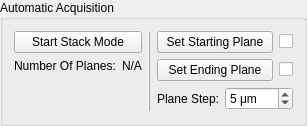
             <widget class="QGroupBox" name="groupBox_18">
              <property name="sizePolicy">
               <sizepolicy hsizetype="Preferred" vsizetype="Fixed">
                <horstretch>0</horstretch>
                <verstretch>0</verstretch>
               </sizepolicy>
              </property>
              <property name="minimumSize">
               <size>
                <width>0</width>
                <height>126</height>
               </size>
              </property>
              <property name="title">
               <string>Automatic Acquisition</string>
              </property>
              <layout class="QHBoxLayout" name="horizontalLayout_9">
               <item>
                <layout class="QVBoxLayout" name="verticalLayout_13">
                 <item>
                  <widget class="QPushButton" name="pushButton_acqStartStackMode">
                   <property name="sizePolicy">
                    <sizepolicy hsizetype="Minimum" vsizetype="Fixed">
                     <horstretch>0</horstretch>
                     <verstretch>0</verstretch>
                    </sizepolicy>
                   </property>
                   <property name="toolTip">
                    <string>Start multiple images acquisition</string>
                   </property>
                   <property name="text">
                    <string>Start Stack Mode</string>
                   </property>
                   <property name="shortcut">
                    <string>Ctrl+K</string>
                   </property>
                  </widget>
                 </item>
                 <item>
                  <layout class="QHBoxLayout" name="horizontalLayout_89">
                   <property name="leftMargin">
                    <number>0</number>
                   </property>
                   <property name="rightMargin">
                    <number>0</number>
                   </property>
                   <item>
                    <widget class="QLabel" name="label_41">
                     <property name="sizePolicy">
                      <sizepolicy hsizetype="Expanding" vsizetype="Preferred">
                       <horstretch>0</horstretch>
                       <verstretch>0</verstretch>
                      </sizepolicy>
                     </property>
                     <property name="toolTip">
                      <string>Number of planes of stack acquisition</string>
                     </property>
                     <property name="text">
                      <string>Number Of Planes:</string>
                     </property>
                    </widget>
                   </item>
                   <item>
                    <widget class="QLabel" name="label_acqNumberOfPlanes">
                     <property name="sizePolicy">
                      <sizepolicy hsizetype="Expanding" vsizetype="Fixed">
                       <horstretch>0</horstretch>
                       <verstretch>0</verstretch>
                      </sizepolicy>
                     </property>
                     <property name="text">
                      <string>N/A</string>
                     </property>
                    </widget>
                   </item>
                  </layout>
                 </item>
                 <item>
                  <spacer name="verticalSpacer_7">
                   <property name="orientation">
                    <enum>Qt::Vertical</enum>
                   </property>
                   <property name="sizeHint" stdset="0">
                    <size>
                     <width>20</width>
                     <height>1</height>
                    </size>
                   </property>
                  </spacer>
                 </item>
                </layout>
               </item>
               <item>
                <widget class="Line" name="line_6">
                 <property name="frameShadow">
                  <enum>QFrame::Raised</enum>
                 </property>
                 <property name="orientation">
                  <enum>Qt::Vertical</enum>
                 </property>
                </widget>
               </item>
               <item>
                <layout class="QVBoxLayout" name="verticalLayout_14">
                 <item>
                  <layout class="QHBoxLayout" name="horizontalLayout_90">
                   <item>
                    <widget class="QPushButton" name="pushButton_acqSetFirstPlane">
                     <property name="sizePolicy">
                      <sizepolicy hsizetype="Expanding" vsizetype="Fixed">
                       <horstretch>0</horstretch>
                       <verstretch>0</verstretch>
                      </sizepolicy>
                     </property>
                     <property name="toolTip">
                      <string>Set the current horizontal position as starting point for stack acquisition</string>
                     </property>
                     <property name="text">
                      <string>Set Starting Plane</string>
                     </property>
                    </widget>
                   </item>
                   <item>
                    <widget class="QCheckBox" name="checkBox_acqFirstPlaneSet">
                     <property name="sizePolicy">
                      <sizepolicy hsizetype="Fixed" vsizetype="Fixed">
                       <horstretch>0</horstretch>
                       <verstretch>0</verstretch>
                      </sizepolicy>
                     </property>
                     <property name="text">
                      <string/>
                     </property>
                    </widget>
                   </item>
                  </layout>
                 </item>
                 <item>
                  <layout class="QHBoxLayout" name="horizontalLayout_91">
                   <property name="spacing">
                    <number>6</number>
                   </property>
                   <item>
                    <widget class="QPushButton" name="pushButton_acqSetLastPlane">
                     <property name="sizePolicy">
                      <sizepolicy hsizetype="Expanding" vsizetype="Fixed">
                       <horstretch>0</horstretch>
                       <verstretch>0</verstretch>
                      </sizepolicy>
                     </property>
                     <property name="toolTip">
                      <string>Set the current horizontal position as ending point for stack acquisition</string>
                     </property>
                     <property name="text">
                      <string>Set Ending Plane</string>
                     </property>
                    </widget>
                   </item>
                   <item>
                    <widget class="QCheckBox" name="checkBox_acqLastPlaneSet">
                     <property name="sizePolicy">
                      <sizepolicy hsizetype="Fixed" vsizetype="Fixed">
                       <horstretch>0</horstretch>
                       <verstretch>0</verstretch>
                      </sizepolicy>
                     </property>
                     <property name="text">
                      <string/>
                     </property>
                    </widget>
                   </item>
                  </layout>
                 </item>
                 <item>
                  <layout class="QHBoxLayout" name="horizontalLayout_88">
                   <property name="leftMargin">
                    <number>0</number>
                   </property>
                   <property name="rightMargin">
                    <number>0</number>
                   </property>
                   <item>
                    <widget class="QLabel" name="label_84">
                     <property name="sizePolicy">
                      <sizepolicy hsizetype="Expanding" vsizetype="Preferred">
                       <horstretch>0</horstretch>
                       <verstretch>0</verstretch>
                      </sizepolicy>
                     </property>
                     <property name="toolTip">
                      <string>The plane step for stack acquisition</string>
                     </property>
                     <property name="text">
                      <string>Plane Step:</string>
                     </property>
                    </widget>
                   </item>
                   <item>
                    <widget class="QDoubleSpinBox" name="doubleSpinBox_acqPlaneStepSize">
                     <property name="sizePolicy">
                      <sizepolicy hsizetype="Expanding" vsizetype="Fixed">
                       <horstretch>0</horstretch>
                       <verstretch>0</verstretch>
                      </sizepolicy>
                     </property>
                     <property name="suffix">
                      <string> μm</string>
                     </property>
                     <property name="decimals">
                      <number>0</number>
                     </property>
                     <property name="maximum">
                      <double>100.000000000000000</double>
                     </property>
                     <property name="value">
                      <double>5.000000000000000</double>
                     </property>
                    </widget>
                   </item>
                  </layout>
                 </item>
                 <item>
                  <spacer name="verticalSpacer_9">
                   <property name="orientation">
                    <enum>Qt::Vertical</enum>
                   </property>
                   <property name="sizeHint" stdset="0">
                    <size>
                     <width>20</width>
                     <height>1</height>
                    </size>
                   </property>
                  </spacer>
                 </item>
                </layout>
               </item>
              </layout>
             </widget>
